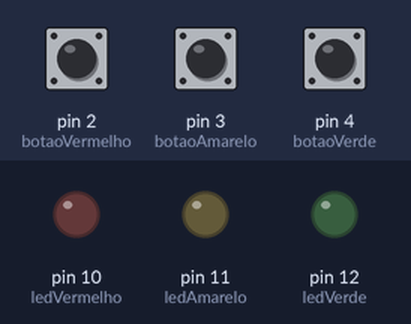
The sketch below on a simulated Arduino Uno, built with avr-gcc and run on an emulated ATmega328P. Parts: output pins drawn as LEDs (lit = HIGH). The inputs (shaded band) are chosen by the test bench; at power-on: pin 2 (botaoVermelho) HIGH, pin 3 (botaoAmarelo) HIGH, pin 4 (botaoVerde) HIGH.

Above: at 1.2 s.
1.3 s: pin 2 (botaoVermelho) pulled LOW for 0.15 s
At 1.8 s:
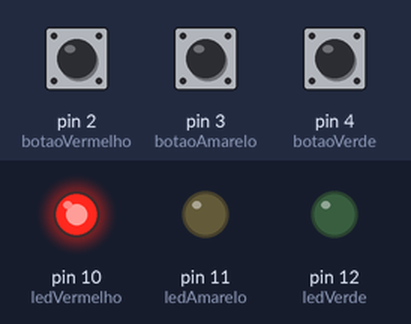
2.9 s: pin 3 (botaoAmarelo) pulled LOW for 0.15 s
At 4.1 s:
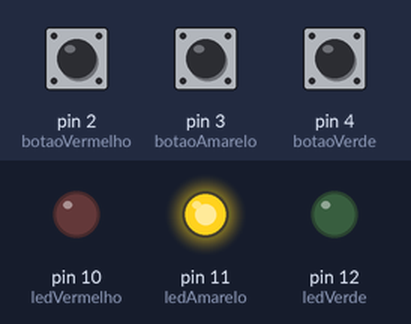
4.5 s: pin 4 (botaoVerde) pulled LOW for 0.15 s
At 5.4 s:
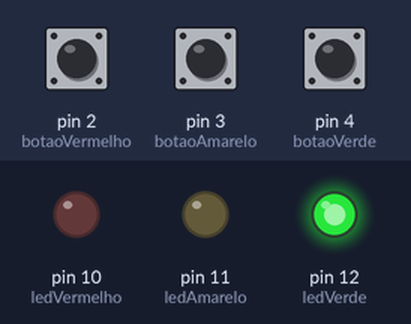
6.1 s: pin 2 (botaoVermelho) pulled LOW for 1 s
At 6.6 s:
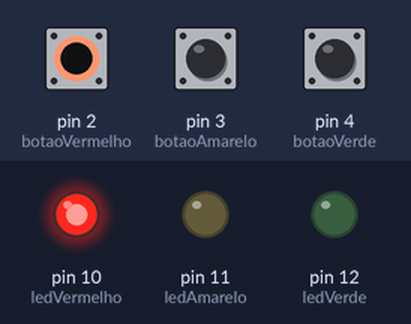
8.6 s: pin 3 (botaoAmarelo) pulled LOW for 1 s
At 9.7 s:
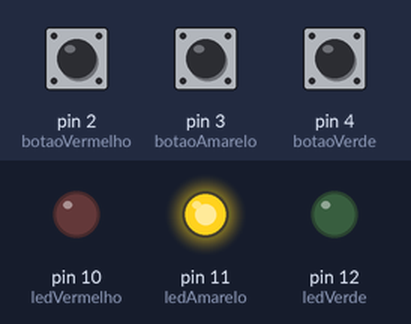
Timing chart, 0 to 11.6 s (numbered marks = the images above; inputs shaded):
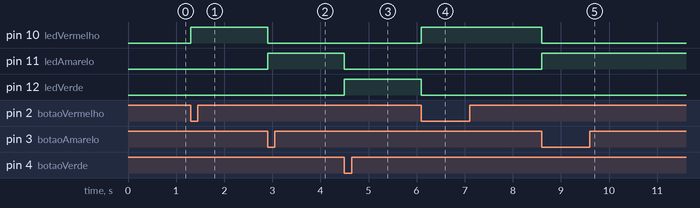

Measured:
- after the input at 1.3 s, pin 10 (ledVermelho): LOW → HIGH at once
- after the input at 2.9 s, pin 10 (ledVermelho): HIGH → LOW at once; pin 11 (ledAmarelo): LOW → HIGH at once
- after the input at 4.5 s, pin 11 (ledAmarelo): HIGH → LOW at once; pin 12 (ledVerde): LOW → HIGH at once
- after the input at 6.1 s, pin 10 (ledVermelho): LOW → HIGH at once; pin 12 (ledVerde): HIGH → LOW at once
- after the input at 8.6 s, pin 10 (ledVermelho): HIGH → LOW at once; pin 11 (ledAmarelo): LOW → HIGH at once

The sketch:

bonus.ino
```cpp
// Definir os pinos
int botaoVermelho = 2;
int botaoAmarelo = 3;
int botaoVerde = 4;

int ledVermelho = 10;
int ledAmarelo = 11;
int ledVerde = 12;

void setup() {
  // Configurar os LEDs como SAÍDA
  pinMode(ledVerde, OUTPUT);
  pinMode(ledAmarelo, OUTPUT);
  pinMode(ledVermelho, OUTPUT);

  // Configurar o Botão como ENTRADA com o resistor interno ativado
  pinMode(botaoVermelho, INPUT_PULLUP);
  pinMode(botaoAmarelo, INPUT_PULLUP);
  pinMode(botaoVerde, INPUT_PULLUP);
}

void loop() {
  // O Arduino fica o tempo todo a "vigiar" o estado do botão
  int estadobotaoVermelho = digitalRead(botaoVermelho);
  int estadobotaoAmarelo = digitalRead(botaoAmarelo);
  int estadobotaoVerde = digitalRead(botaoVerde);

  // Lembra-se? LOW significa que o botão foi pressionado!
  if (estadobotaoVermelho == LOW) {
    digitalWrite(ledVerde, LOW);
    digitalWrite(ledAmarelo, LOW);
    digitalWrite(ledVermelho, HIGH);
  } else if (estadobotaoAmarelo == LOW) {
    digitalWrite(ledVerde, LOW);
    digitalWrite(ledAmarelo, HIGH);
    digitalWrite(ledVermelho, LOW);
  } else if (estadobotaoVerde == LOW) {
    digitalWrite(ledVerde, HIGH);
    digitalWrite(ledAmarelo, LOW);
    digitalWrite(ledVermelho, LOW);
  }
}
```
